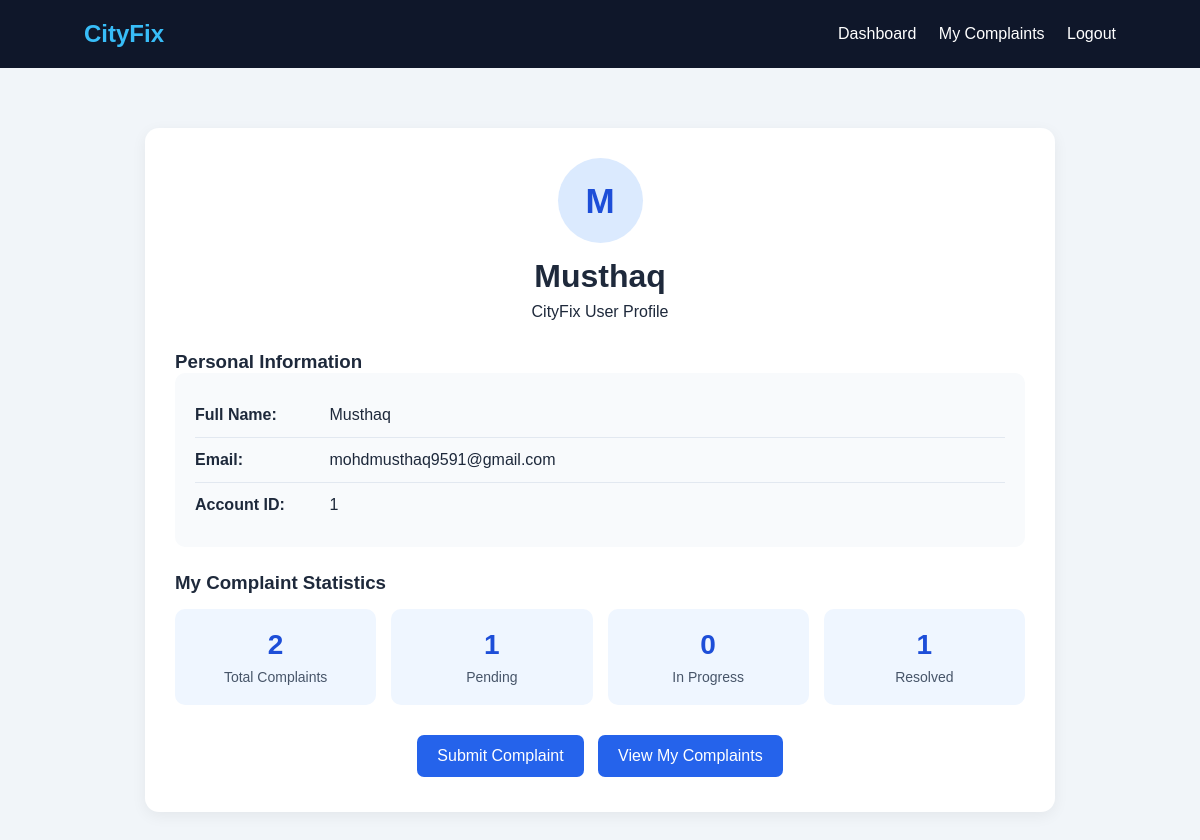
The app's page /profile.php (signed in) with its own data.
### tables this page shows
CREATE TABLE `users` (
  `id` int(11) NOT NULL,
  `name` varchar(100) NOT NULL,
  `email` varchar(100) NOT NULL,
  `password` varchar(255) NOT NULL,
  `created_at` timestamp NOT NULL DEFAULT current_timestamp(),
  `role` varchar(20) NOT NULL DEFAULT 'citizen'
);

### profile.php (the view, shortened to what this page needs)
<?php
include "db.php";
$user_id = $_SESSION['user_id'];
$sql = "SELECT name, email FROM Users WHERE id = ?";
$stmt = mysqli_prepare($conn, $sql);
mysqli_stmt_bind_param($stmt, "i", $user_id);
mysqli_stmt_execute($stmt);
$result = mysqli_stmt_get_result($stmt);
$user = mysqli_fetch_assoc($result);
$sql = "SELECT
    COUNT(*) AS total,
    COALESCE(SUM(status = 'Pending'), 0) AS pending,
    COALESCE(SUM(status = 'In Progress'), 0) AS progress,
    COALESCE(SUM(status = 'Resolved'), 0) AS resolved
    FROM complaints
    WHERE user_id = ?";
$stmt = mysqli_prepare($conn, $sql);
mysqli_stmt_bind_param($stmt, "i", $user_id);
mysqli_stmt_execute($stmt);
$stats = mysqli_fetch_assoc(mysqli_stmt_get_result($stmt));
?>
<!DOCTYPE html>
<html lang="en">
<head>
</head>
<body>
<header>
    <h2>CityFix</h2>
    <nav>
        <a href="dashboard.php">Dashboard</a>
        <a href="my_complaints.php">My Complaints</a>
        <a href="logout.php">Logout</a>
    </nav>
</header>
<div class="container">
    <div class="profile-card">
        <div class="profile-heading">
            <div class="avatar">
                <?php echo strtoupper(substr($user['name'], 0, 1)); ?>
            </div>
            <h1><?php echo htmlspecialchars($user['name']); ?></h1>
            <p>CityFix User Profile</p>
        </div>
        <h3>Personal Information</h3>
        <div class="details">
            <div class="detail-row">
                <strong>Full Name:</strong>
                <?php echo htmlspecialchars($user['name']); ?>
            </div>
            <div class="detail-row">
                <strong>Email:</strong>
                <?php echo htmlspecialchars($user['email']); ?>
            </div>
            <div class="detail-row">
                <strong>Account ID:</strong>
                <?php echo (int)$user_id; ?>
            </div>
        </div>
        <h3 style="margin-bottom: 15px;">My Complaint Statistics</h3>
        <div class="stats">
            <div class="stat-card">
                <h2><?php echo (int)$stats['total']; ?></h2>
                <p>Total Complaints</p>
            </div>
            <div class="stat-card">
                <h2><?php echo (int)$stats['pending']; ?></h2>
                <p>Pending</p>
            </div>
            <div class="stat-card">
                <h2><?php echo (int)$stats['progress']; ?></h2>
                <p>In Progress</p>
            </div>
            <div class="stat-card">
                <h2><?php echo (int)$stats['resolved']; ?></h2>
                <p>Resolved</p>
            </div>
        </div>
        <div class="actions">
            <a href="report.php">Submit Complaint</a>
            <a href="my_complaints.php">View My Complaints</a>
        </div>
    </div>
</div>
</body>
</html>

### profile.php (style rules this page uses)
* { box-sizing: border-box; margin: 0; padding: 0; }
body { font-family: Arial, sans-serif; background: #f1f5f9; color: #1e293b; }
header { background: #0f172a; color: white; padding: 20px 7%; display: flex; justify-content: space-between; align-items: center; flex-wrap: wrap; gap: 15px; }
header h2 { color: #38bdf8; }
nav a { color: white; text-decoration: none; margin-left: 18px; }
.container { max-width: 950px; margin: 40px auto; padding: 20px; }
.profile-card { background: white; padding: 30px; border-radius: 14px; box-shadow: 0 4px 15px rgba(0,0,0,0.06); }
.profile-heading { text-align: center; margin-bottom: 30px; }
.avatar { width: 85px; height: 85px; background: #dbeafe; color: #1d4ed8; border-radius: 50%; display: flex; align-items: center; justify-content: center; font-size: 35px; font-weight: bold; margin: 0 auto 15px; }
.profile-heading h1 { margin-bottom: 8px; }
.details { background: #f8fafc; padding: 20px; border-radius: 10px; margin-bottom: 25px; }
.detail-row { padding: 13px 0; border-bottom: 1px solid #e2e8f0; }
.detail-row:last-child { border-bottom: none; }
.detail-row strong { display: inline-block; width: 130px; }
.stats { display: grid; grid-template-columns: repeat(4, 1fr); gap: 15px; }
.stat-card { padding: 20px 10px; border-radius: 10px; text-align: center; background: #eff6ff; }
.stat-card h2 { color: #1d4ed8; font-size: 28px; margin-bottom: 8px; }
.stat-card p { font-size: 14px; color: #475569; }
.actions { text-align: center; margin-top: 25px; }
.actions a { display: inline-block; background: #2563eb; color: white; padding: 12px 20px; margin: 5px; border-radius: 7px; text-decoration: none; }

### records on screen
users: name "M", name "Musthaq", email "mohdmusthaq9591@gmail.com"

### other values on screen
$user_id "1"
$stats['total'] "2"
$stats['pending'] "1"
$stats['progress'] "0"
$stats['resolved'] "1"
